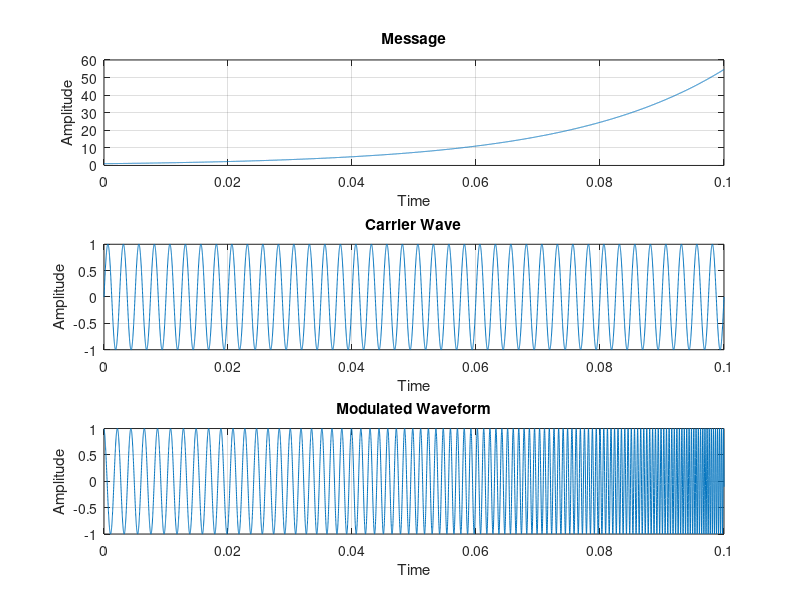

Recreate this plot in MATLAB.
% FM Communication
% Author: Ian P. Roberts

clc; clear all; close all;
j = sqrt(-1);

T = 0.00001;
fs = 1/T;
t = 0:T:.1;

% Message
fm = 25;
m = sin(2*pi*fm*t);
m = exp(t*40);

% Carrier Wave
fc = 400;
c = sin(2*pi*fc*t);

% Frequency Modulation
delta_f = 200;
mi = delta_f / fm;
y = sin(2*pi*fc*t + (mi.*m));


% % Frequency Domain
% Y = fft(y);
% freq = [0:length(Y)-1]*fs/length(Y);
% 
% figure();
% plot(freq,abs(Y)); grid on;
% xlabel('Frequency (Hz)');
% ylabel('Amplitude');
% title('Amplitude Spectrum');
% xlim([0 (fc+delta_f)*1.1])

figure();
subplot(311); plot(t,m); grid on;
xlabel('Time'); ylabel('Amplitude'); title('Message');

subplot(312); plot(t,c); grid on;
xlabel('Time'); ylabel('Amplitude'); title('Carrier Wave');

subplot(313); plot(t,y); grid on;
xlabel('Time'); ylabel('Amplitude'); title('Modulated Waveform');

